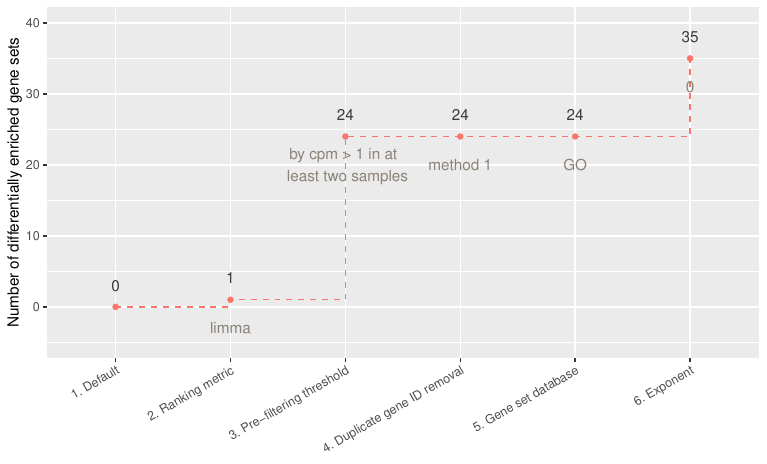

R code for this plot:
#Illustration of results in step diagram
library(stringr)

# load clusterProfiler's GSEA results

load("./Results/cP_GSEA_Results_Pickrell_PhenotypePermutations.RData")

# load documentation frame
doc_illustration <- optim_cP_GSEA_results_Pickrell_phenotypepermutation[[6]]$documentation

# insert line break for one optimal parameter
doc_illustration$optimal_parameter[doc_illustration$optimal_parameter == "by cpm>1 in at least 2 samples"] <- "by cpm > 1 in at \n least two samples"
doc_illustration$optimal_parameter[4] <- paste0("method ", doc_illustration$optimal_parameter[4])

# Set optimisation steps to sentence case
doc_illustration$step <- str_to_sentence(doc_illustration$step)
# Revert "id" to "ID"
doc_illustration$step[doc_illustration$step == "Duplicate gene id removal"] <- "Duplicate gene ID removal"
# Add numbering
doc_illustration$step <- paste0(1:length(doc_illustration$step), ". ", doc_illustration$step)


#for facet wrap labels
doc_illustration$phenotype_permutation <-as.factor("Phenotype Permutation 6")
doc_illustration$step <- factor(doc_illustration$step,
                                levels = doc_illustration$step)



#plot step diagram
ggplot(doc_illustration) +
  geom_step(aes(x=step, y=n_DEGS, group=factor(phenotype_permutation), colour="#F8766D"), direction="hv", linetype=2) +
  geom_point(aes(x=step, y=n_DEGS, colour="#F8766D"), size=1.5) +
  geom_text(aes(x=step, y=n_DEGS), label=doc_illustration$optimal_parameter, nudge_y = 4,  colour="black",size = 4.5)+
  theme(axis.text.x=element_text(angle=30,hjust=1)) +
  #xlab("Optimization Step") +
  theme(axis.title.x = element_blank(),
        axis.title.y = element_text(size = 14),
        axis.text.x = element_text(size = 12)) +
  ylab("Number of differentially enriched gene sets") +
  xlab("Optimisation step") +
  scale_y_continuous(breaks=seq(0, 50, 10), limits = c(-5,40)) +
  theme(legend.position="none")

# Export to .eps
ggsave(file="./Results_illustrations/FigureS1.eps",
       width = 10,
       height = 7)







